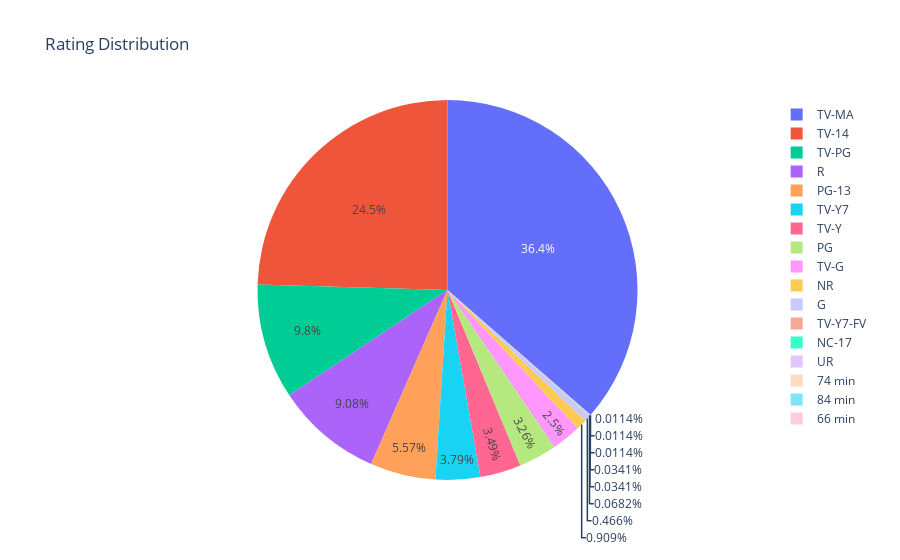

The code cell stored with this chart in its notebook:
### Markdown cell above
### Pie Chart - Netflix Content Ratings

### Code cell
# Creating a pie chart of the rating distribution
labels = df['rating'].value_counts().index.to_list()
values = df['rating'].value_counts().values.tolist()

fig = px.pie(df, values=values, names=labels, title='Rating Distribution')

fig.show()

### Figure 1 — Plotly figure (JSON) as saved in the notebook; plotly's stock layout.template omitted (floating-point values rounded to 4 significant figures)
{"data": [{"domain": {"x": [0, 1], "y": [0, 1]}, "hovertemplate": "label=%{label}<br>value=%{value}<extra></extra>", "labels": ["TV-MA", "TV-14", "TV-PG", "R", "PG-13", "TV-Y7", "TV-Y", "PG", "TV-G", "NR", "G", "TV-Y7-FV", "NC-17", "UR", "74 min", "84 min", "66 min"], "legendgroup": "", "name": "", "showlegend": true, "type": "pie", "values": [3207, 2160, 863, 799, 490, 334, 307, 287, 220, 80, 41, 6, 3, 3, 1, 1, 1]}], "layout": {"legend": {"tracegroupgap": 0}, "title": {"text": "Rating Distribution"}}}
